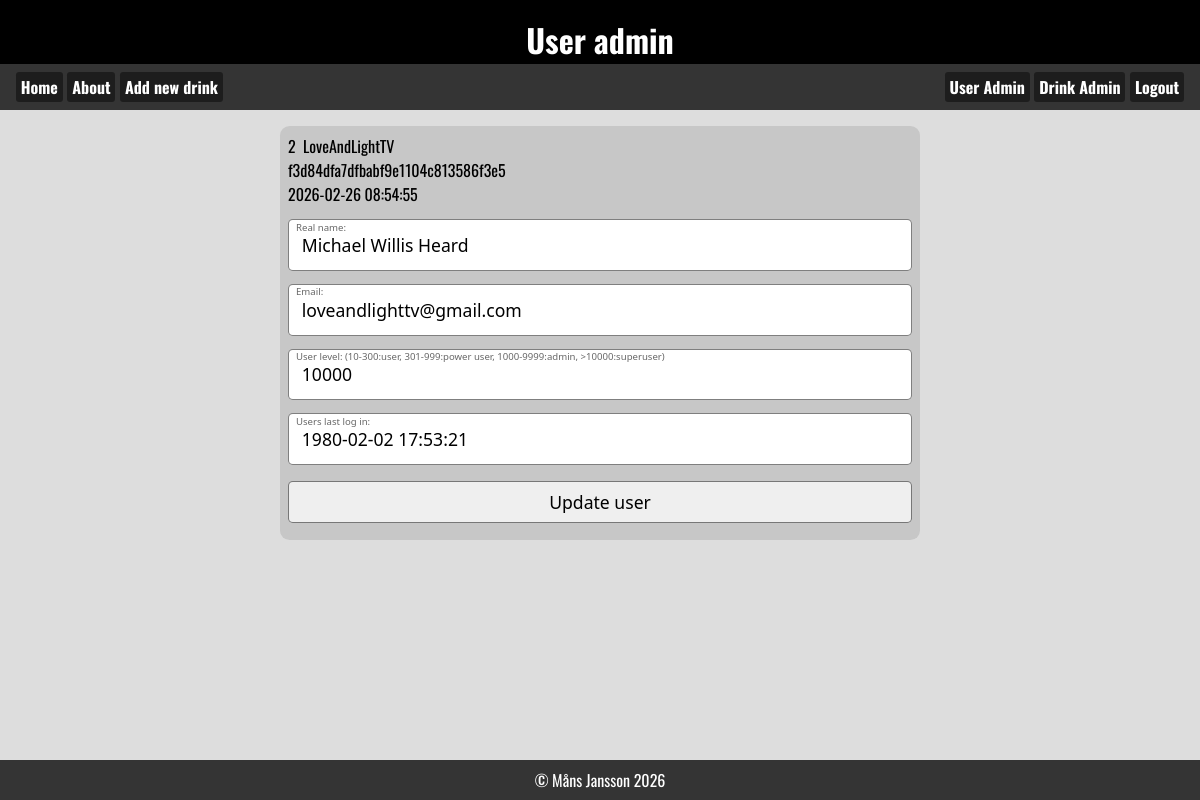
The app's page /useradmin.php?edit=2 (signed in) with its own data.
### tables this page shows
CREATE TABLE `tbl_user` (
  `id` int(11) NOT NULL,
  `username` varchar(32) NOT NULL,
  `password` varchar(255) NOT NULL,
  `userlevel` int(11) NOT NULL DEFAULT 5,
  `lastlogin` timestamp NOT NULL DEFAULT current_timestamp() ON UPDATE current_timestamp(),
  `realname` varchar(80) NOT NULL,
  `mail` varchar(100) NOT NULL,
  `created` timestamp NOT NULL DEFAULT current_timestamp()
);

### useradmin.php (the view, shortened to what this page needs)
<!DOCTYPE html>
<?php require_once("asset.php"); ?>
<html lang="en">
<head>
    <link rel="stylesheet" href="style.css">
</head>
<body>
    <header>
        <h1>User admin</h1>
    </header>
    <?php require_once("_nav.php"); ?>
    <main>
        <?php  if(isset($_GET['edit'])): ?>
            <?php
                $id=intval($_GET['edit']);
                $sql="SELECT * FROM tbl_user WHERE id=$id";
                $result=mysqli_query($conn, $sql);
                $user_data=mysqli_fetch_assoc($result);
            ?>
        <form action="useradmin.php" method="POST">
            <div class="data"><?=$id?>&nbsp;&nbsp;<?=$user_data['username']?><br><?=$user_data['password']?><br><?=$user_data['created']?></div>
            <label for="realname">Real name:</label>
            <input type="text" name="realname" id="realname" value="<?=$user_data['realname']?>">
            <label for="mail">Email:</label>
            <input type="email" name="mail" id="mail" value="<?=$user_data['mail']?>">
            <label for="userlevel">User level: (10-300:user, 301-999:power user, 1000-9999:admin, >10000:superuser)</label>
            <input type="number" name="userlevel" id="userlevel" value="<?=$user_data['userlevel']?>">
            <label for="lastlogin">Users last log in:</label>
            <input type="datetime" name="lastlogin" id="lastlogin" value="<?=$user_data['lastlogin']?>">
            <input type="submit" name="btn_edit" value="Update user">
        </form>
            <?php endif;?>
    </main>
    <?php require_once("_footer.php"); ?>
</body>
</html>

### style.css (style rules this page uses)
:root { --clr_back_header:#000; --clr_header:#ffffff; --clr_back_nav:#343434; --clr_back_footer:var(--clr_back_nav); --header_font:"Oswald", sans-serif; --main_bg:#00000022; }
*, *:before, *:after { margin: 0; padding: 0; box-sizing: border-box; }
body { height:100dvh; display:flex; flex-direction: column; font-family: system-ui, sans-serif; }
main { background: var(--main_bg); }
header { background: var(--clr_back_header); color:var(--clr_header); height:4rem; padding: 1rem; font-family: var(--header_font); display: flex; justify-content: center; }
main { flex-grow: 5; display:flex; flex-direction: column; gap:1rem; padding-top: 1rem; font-family: var(--header_font); overflow-y: auto; }
:root { --formborder: rgb(0, 0, 0, .5); --formback: rgb(0, 0, 0, .1); --formlabelcolor: rgb(0, 0, 0, .6) }
form { position: relative; display: flex; flex-direction: column; width: 40rem; padding: .5rem; background: var(--formback); border-radius: .6rem; margin-left: auto; margin-right: auto; }
label { position: relative; top: .9rem; left: .5rem; font: .6rem system-ui; color: var(--formlabelcolor); }
input[type="submit"], input[type="button"], button { margin-top: 1rem; margin-bottom: .6rem; padding: .5rem; }

### records on screen
tbl_user: username "LoveAndLightTV", password "f3d84dfa7dfbabf9e1104c813586f3e5", created "2026-02-26 08:54:55", realname "Michael Willis Heard", mail "loveandlighttv@gmail.com", userlevel "10000", lastlogin "1980-02-02 17:53:21"

### other values on screen
$id "2"
